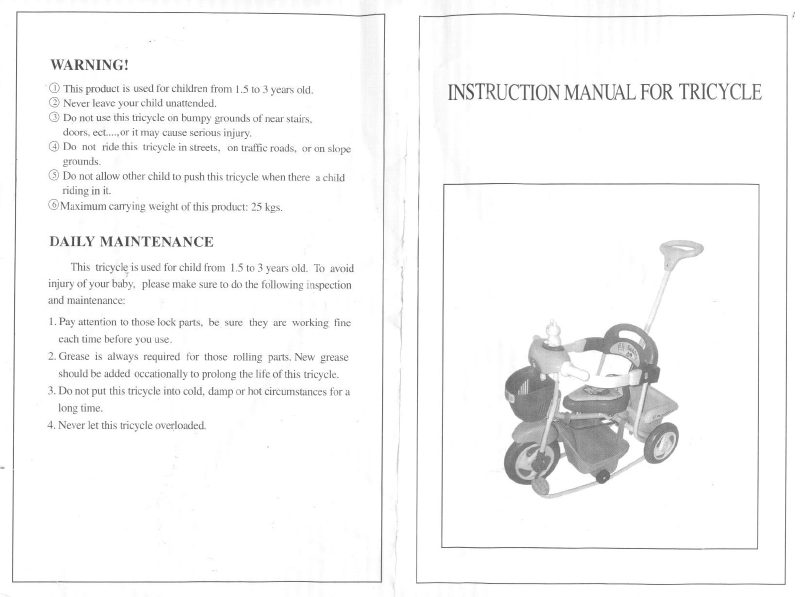
#> input picture assets/img/manual.jpg, 800 x 597 px
$ python manual.py   (older library calls are emulated)
#> lines starting #> are read from the running program, lines starting #| are printed output that depends on the picture; after the words box and inside, x2 and y2 are one past the last pixel; in counts of white or black regions, pixels touching at a corner belong together
### app/__init__.py
# __init__.py
#
# Copyright(c) Exequiel Ceasar Navarrete <esnavarrete1@up.edu.ph>
# Licensed under MIT
# Version 1.0.1

import cv2
import random

def recognize_characters(src, dst, **kwargs):
  shape_color = kwargs.get('shape_color', (65, 203, 62))
  shape_thickness = kwargs.get('shape_thickness', 2)
  random_shape_color = kwargs.get('random_shape_color', False)
  filter_fn = kwargs.get('filter_fn', None)

  _, contours, _ = cv2.findContours(src, cv2.RETR_EXTERNAL, cv2.CHAIN_APPROX_NONE)

  # filter the contours first before processing
  if filter_fn is not None and callable(filter_fn):
    contours = filter(filter_fn, contours)

  # set default color
  new_shape_color = shape_color

  counter = 0

  # for each contour found, draw a rectangle around it on original image
  for contour in contours:
    # get rectangle bounding contour
    [x, y, w, h] = cv2.boundingRect(contour)

    # generate random rgb colors for the box
    if random_shape_color is True:
      r = random.randint(0, 255)
      g = random.randint(0, 255)
      b = random.randint(0, 255)

      new_shape_color = (r, g, b)

    # draw rectangle around contour on original image
    cv2.rectangle(dst, (x, y), (x + w, y + h), new_shape_color, shape_thickness)

    # increment the value so that we can count how many contours are detected
    counter += 1

  return counter

### manual.py
#!/usr/bin/env python

# manual.py
#
# Copyright(c) Exequiel Ceasar Navarrete <esnavarrete1@up.edu.ph>
# Licensed under MIT
# Version 1.0.1

import os
import cv2
from app import recognize_characters

# function to filter out contours on an image
def filter_contours(contour):
  # get rectangle bounding contour
  [_, _, w, h] = cv2.boundingRect(contour)

  # remove any large contours present
  if h > 150 or w > 150:
    return False

  return True

# read the image
image = os.path.join(os.getcwd(), "assets/img/manual.jpg")
cv_image = cv2.imread(image)
#> cv_image is the input picture: shape (597, 800, 3); min 55, max 255, mean 246.1

# convert to grayscale
gray_image = cv2.cvtColor(cv_image, cv2.COLOR_BGR2GRAY)

# apply some smoothing and thresholding to convert to binary image (inverted)
processed = cv2.blur(gray_image, (5, 5))
_, thresh = cv2.threshold(processed, 0, 255, cv2.THRESH_BINARY_INV + cv2.THRESH_OTSU)
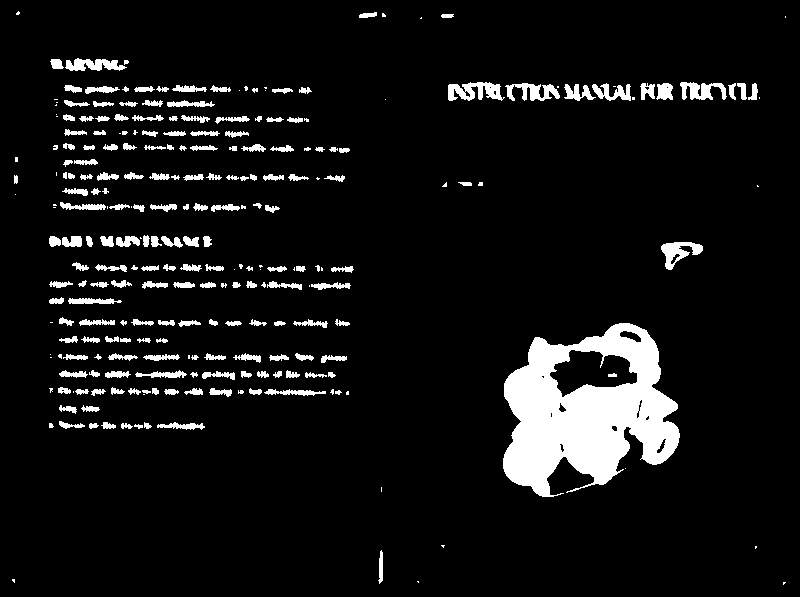
#> thresh: shape (597, 800); 7.7% white; 258 white regions (61 under 20 px)

# apply some morphological operation (dilation)
kernel = cv2.getStructuringElement(cv2.MORPH_CROSS, (1, 1))
transformed = cv2.dilate(thresh, kernel, iterations=13)

# box out all possible characters present in the image
num_characters = recognize_characters(transformed, cv_image, random_shape_color=True, filter_fn=filter_contours)
#> in recognize_characters, `_, contours, _ = cv2.findContours(src, cv2.RETR_EXTERNAL, cv2.CHAIN_AP..`: contours = 257 contours, 88 with area under 20; largest, box (x1, y1, x2, y2) and area: (503, 323, 680, 497) 20362, (448, 82, 505, 101) 587, (661, 242, 703, 270) 523, (505, 83, 560, 101) 428, (65, 58, 127, 71) 420
#> in filter_contours, `[_, _, w, h] = cv2.boundingRect(contour)`: w = 3
#> the loop in recognize_characters, `for contour in contours:` made 256 passes
#> (contour, x, y, w, h, r, g, b) on passes 2, 19, 21, 50: ([[417, 581], [418, 582], [418, 581]], 417, 581, 3, 4, 132, 248, 207), ([[143, 394], [144, 394]], 143, 394, 3, 4, 147, 227, 46), ([[73, 391], [73, 392]], 73, 391, 7, 5, 148, 94, 96), ([[50, 357], [51, 357]], 50, 357, 26, 8, 226, 89, 6)
#> (x, y, w, h, r, g, b) on passes 1, 3, 4, 5, 6, 7: (783, 582, 2, 2, 197, 215, 20), (12, 579, 5, 34, 155, 244, 183), (378, 550, 2, 3, 111, 71, 144), (755, 546, 4, 3, 71, 48, 128), (441, 545, 1, 5, 75, 158, 50), (381, 487, 1, 1, 37, 169, 241)
#> after the loop in recognize_characters, `for contour in contours:`:
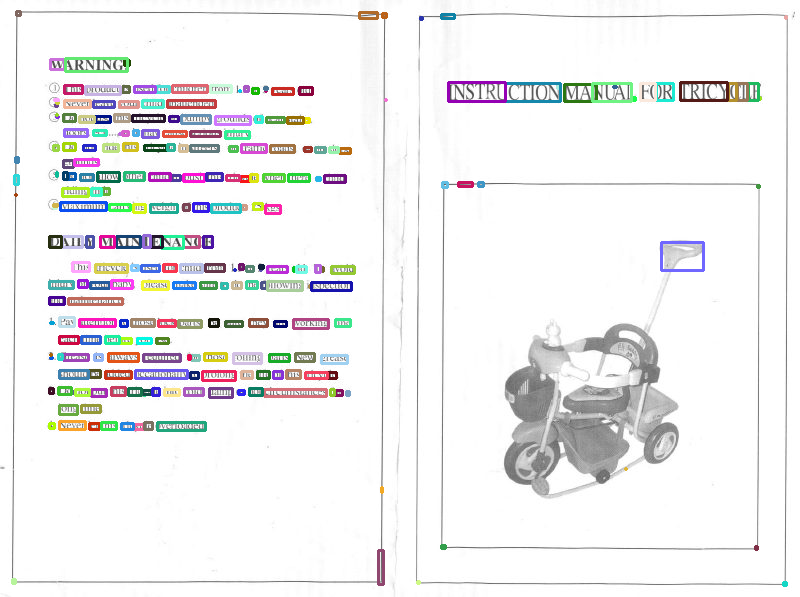
#> dst: shape (597, 800, 3); mean B, G, R 239.6, 239.1, 239.4

print(f"Number of Boxes/Connected Components: {num_characters}")
#| Number of Boxes/Connected Components: 256

cv2.imshow('Output', cv_image)
cv2.waitKey(0)
cv2.destroyAllWindows()

$ run again, with assets/img/digits.jpg copied over assets/img/manual.jpg
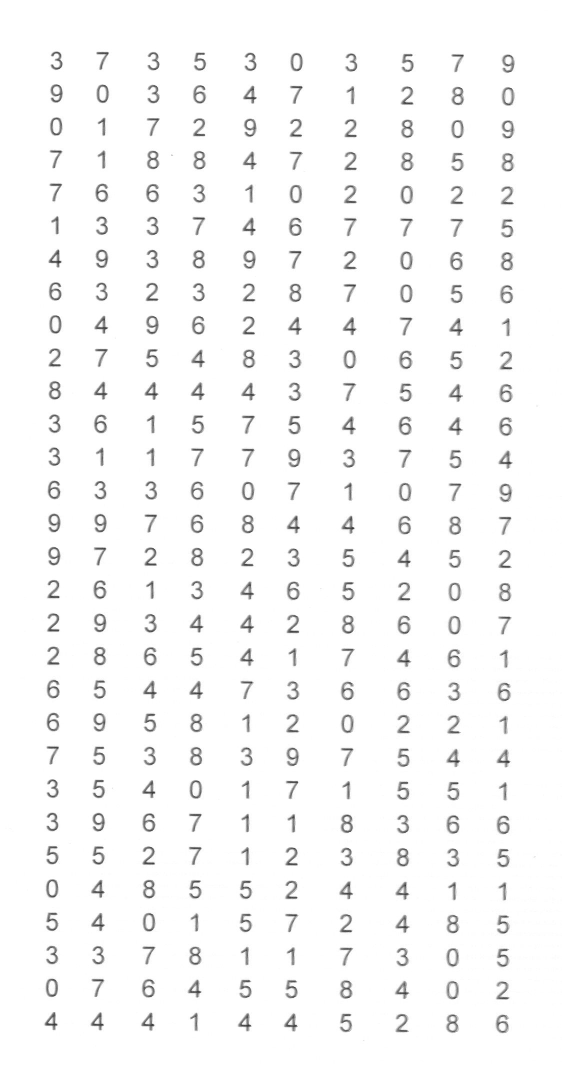
#> input picture assets/img/digits.jpg, 1124 x 2143 px (shown at 1/2 size)
#> cv_image is the input picture: shape (2143, 1124, 3); min 0, max 255, mean 248.4
#> `_, thresh = cv2.threshold(processed, 0, 255, cv2.THRESH_BINARY_INV + c..`:
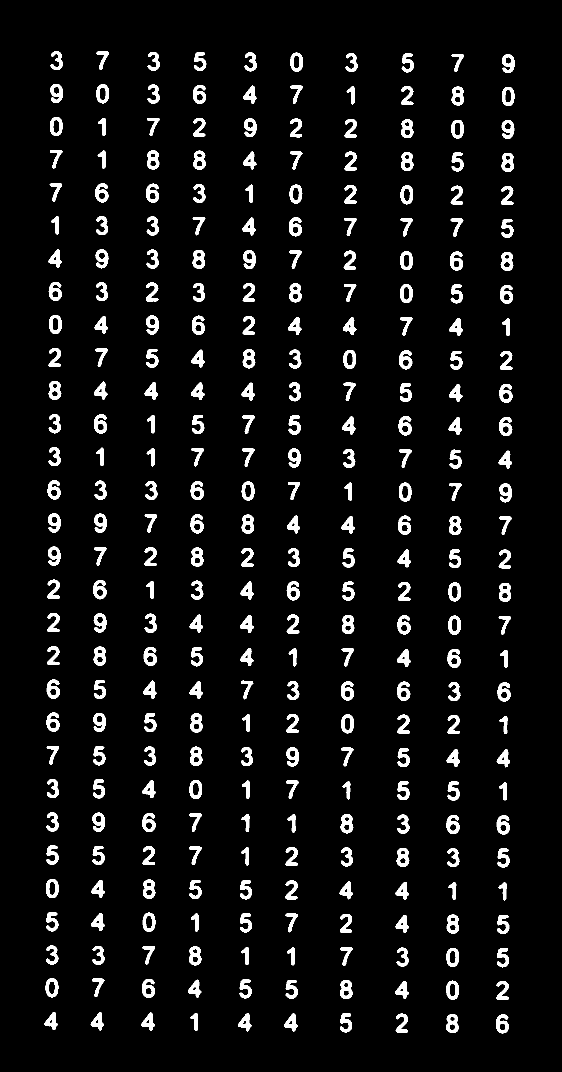
#> thresh: shape (2143, 1124) (shown at 1/2 size); 6% white; 300 white regions
#> contours = 300 contours; largest, box (x1, y1, x2, y2) and area: (285, 1825, 311, 1864) 758, (682, 1428, 708, 1467) 758, (91, 1957, 117, 1995) 756, (92, 1758, 117, 1796) 756, (379, 1560, 404, 1598) 756
#> in filter_contours, `[_, _, w, h] = cv2.boundingRect(contour)`: w = 26; h = 39
#> the loop in recognize_characters, `for contour in contours:` made 300 passes
#> (x, y, w, h, r, g, b) on passes 1 to 8: (992, 2028, 25, 38, 197, 215, 20), (892, 2028, 25, 38, 132, 248, 207), (791, 2027, 24, 38, 155, 244, 183), (680, 2027, 27, 36, 111, 71, 144), (568, 2027, 27, 37, 71, 48, 128), (476, 2026, 15, 36, 75, 158, 50), (381, 2026, 27, 37, 37, 169, 241), (282, 2025, 27, 37, 51, 181, 222)
#> after the loop in recognize_characters, `for contour in contours:`:
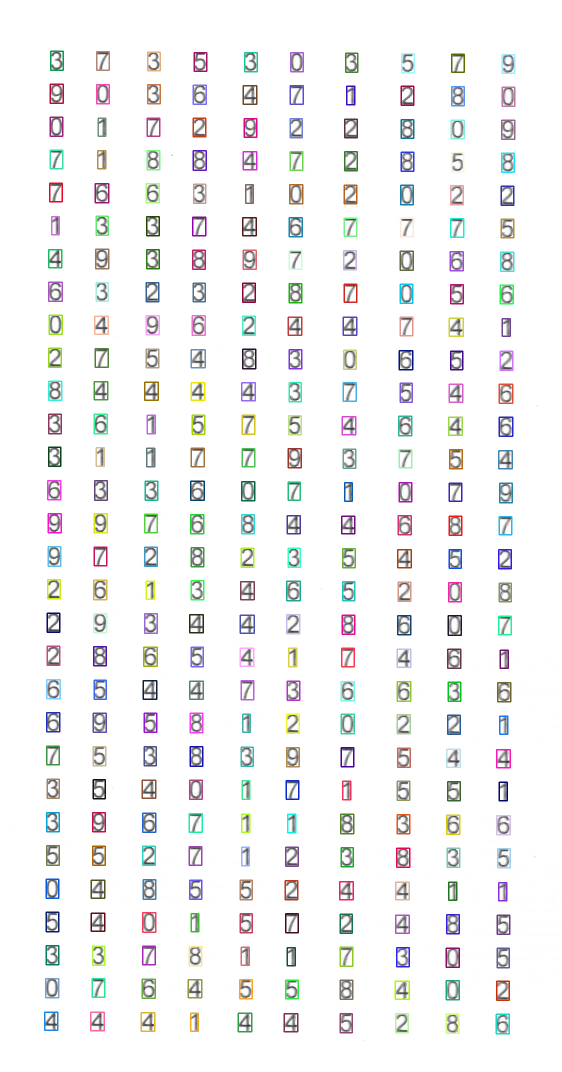
#> dst: shape (2143, 1124, 3) (shown at 1/2 size); mean B, G, R 243.2, 243, 243
#| Number of Boxes/Connected Components: 300
